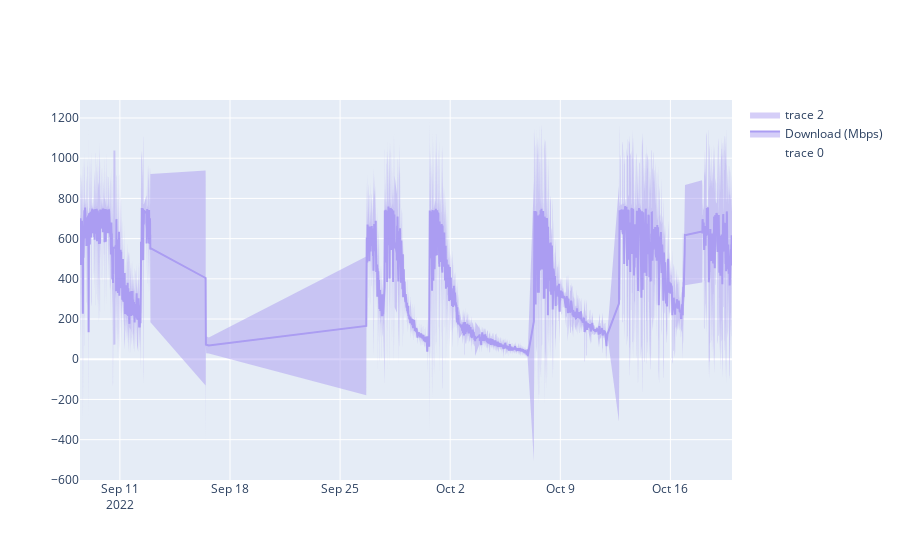

The notebook cell saved with this chart:
### Code cell
def historical_line_chart(df):
    x = df.index


    fig = go.Figure()
    line={
                "color":"rgba(171,157,242,0)"
            }

        
    fig.add_trace(
     go.Scatter(x=x,y=download_df['upper'],mode='lines', fill=None,line=line,name=None)

    )
    fig.add_trace(
     go.Scatter(x=x,y=download_df['avg'],name="Download (Mbps)",line = {
                "color":"rgb(171,157,242)"
            }, fill='tonexty')

    )
    fig.add_trace(
     go.Scatter(x=x,y=download_df['lower'], fill='tonexty',mode='lines',line=line,name=None)

    )
    
    return fig

historical_line_chart(download_df).show()

### Figure 1 — Plotly figure (JSON) as saved in the notebook; plotly's stock layout.template omitted (floating-point values rounded to 4 significant figures; data arrays with more than 128 entries replaced by an {"elided": "..."} marker saying what was removed)
{"data": [{"line": {"color": "rgba(171,157,242,0)"}, "mode": "lines", "type": "scatter", "x": {"elided": "5086 str values"}, "y": {"elided": "5086 float values"}}, {"fill": "tonexty", "line": {"color": "rgb(171,157,242)"}, "name": "Download (Mbps)", "type": "scatter", "x": {"elided": "5086 str values"}, "y": {"elided": "5086 float values"}}, {"fill": "tonexty", "line": {"color": "rgba(171,157,242,0)"}, "mode": "lines", "type": "scatter", "x": {"elided": "5086 str values"}, "y": {"elided": "5086 float values"}}], "layout": {"autosize": true, "xaxis": {"autorange": true, "range": ["2022-09-08 11:07:04", "2022-10-19 22:00:01"], "type": "date"}, "yaxis": {"autorange": true, "range": [-600.7, 1290.0], "type": "linear"}}}
